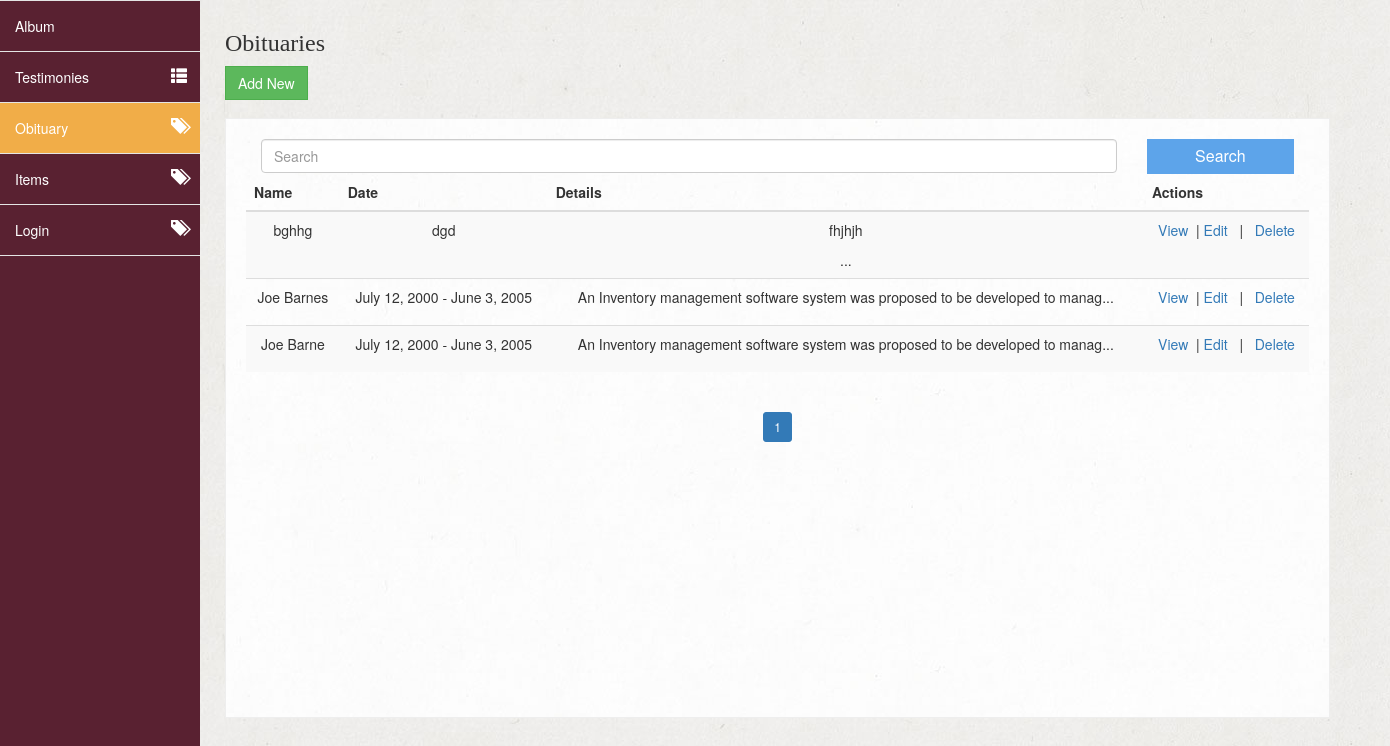
Page /views/obituary-grid.php (signed in) on the earlier database version.
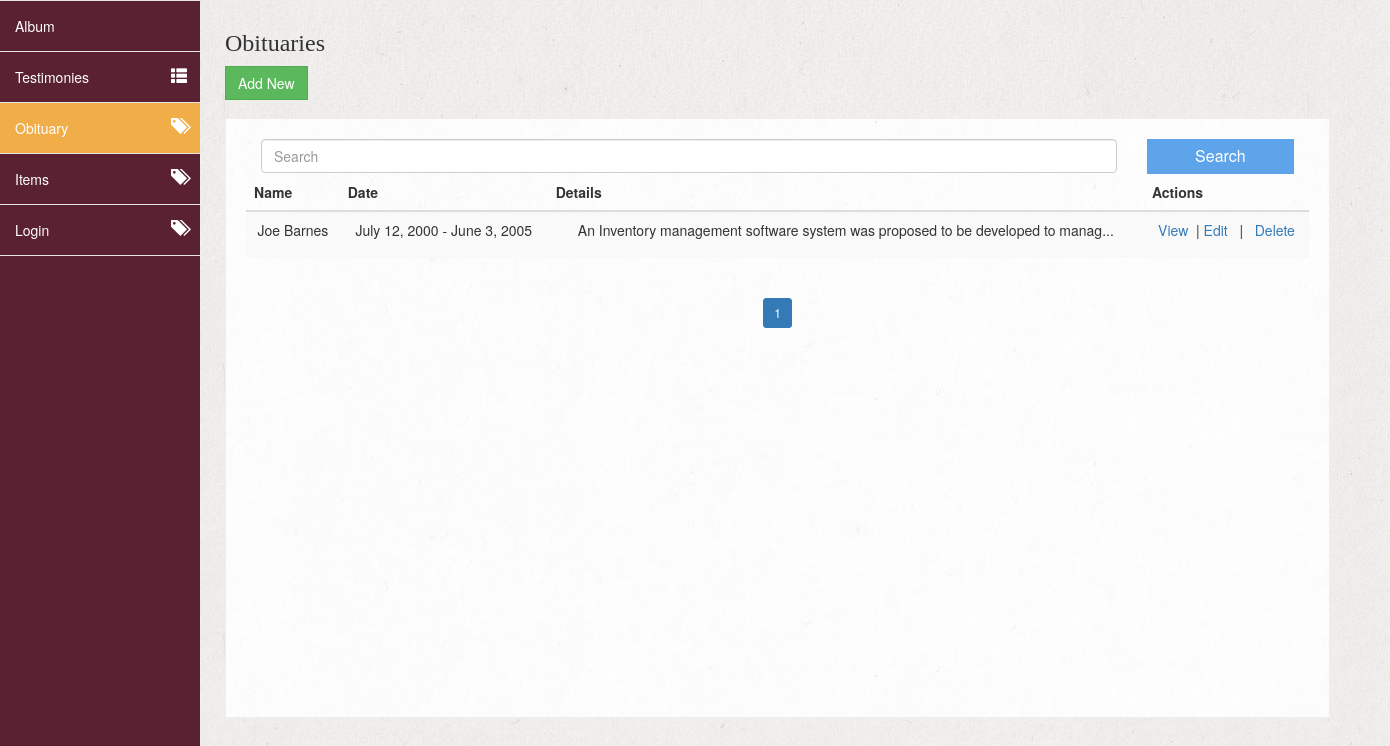
Same page on the later database version.
### tables this page shows
CREATE TABLE `obituaries` (
  `id` int(11) NOT NULL,
  `photo` varchar(255) DEFAULT NULL,
  `name` varchar(50) NOT NULL,
  `details` text NOT NULL,
  `date` varchar(50) DEFAULT NULL
);

### public/services/ObituaryService.php (called while the page is built, shortened)
<?php
require_once '../common/Databaseservice.php';
require_once '../classes/Obituary.php';
class ObituaryService
{
    private $_count;
    private $_LIMIT;
    public function __construct(){
        $this->_LIMIT = 10;
    }
    public function getNumberOfPages(){
        return ceil($this->_count /$this->_LIMIT);
    }
    public function getCount(){
        $db = Database::getInstance();
        $result = $db->query('select count(*) as count from obituaries');
        $this->_count = $result->fetch_assoc()['count'];
        return $this->_count;
    }
    public function getByLimit($page_num = 1, $limit = 10, $name = ''){
         global $_CONFIG;
        $db = Database::getInstance();
        $this->_LIMIT = $limit;
        $this->getCount();
		$start = $this->_LIMIT * ($page_num-1);
	    $list = [];
	    $limitQuery = "{$start},{$limit}";
        $name = $db->escape_string($name);
	    $nameQuery = " name like '%{$name}%' ";
		if($results = $db->query("select * from obituaries where {$nameQuery} order by id desc limit {$limitQuery}"))
		{
		    $i =0;
		    while($obj = $results->fetch_assoc()){
               $result = new Obituary();
               $result->setId($obj["id"]);
               $result->setName($obj["name"]);
               $result->setDetails($obj["details"]);
               if(isset($obj["photo"])){
                      $result->setPath($_CONFIG["UPLOADS"].$obj["photo"]);
               }
               $result->setDate($obj["date"]);
                $list[$i] = $result;
                $i++;
            }
	    }
		 return $list;
    }
}
?>

### public/config/Config.php (called while the page is built, shortened)
<?php
$_CONFIG = [
        "DATABASECONFIG" => [
            "SERVER" =>"127.0.0.1",
            "USERNAME" => "root",
            "PASSWORD" => "",
            "DATABASE" => "gardenfh_db"
        ],
        "UPLOADS"=> "..\\uploads\\",
];

### public/classes/Obituary.php (called while the page is built, shortened)
<?php
class Obituary{
    private $_id;
    private $_name;
    private $_date;
    private $_details;
    public function getId(){
        return $this->_id;
    }
    public function setId($id){
        $this->_id=$id;
    }
    public function getName(){
        return $this->_name;
    }
    public function setName($name){
        $this->_name = $name;
    }
    public function getDetails(){
        return $this->_details;
    }
    public function setDetails($details){
        $this->_details = $details;
    }
    public function getDate(){
        return $this->_date;
    }
    public function setDate($date){
        $this->_date = $date;
    }
}

### public/views/obituary-grid.php (the view, shortened to what the changed rows need)
<?php
require('../services/ObituaryService.php');
 $obituaryService = new ObituaryService();
    $page_num = 1;
    if(isset($_GET["q"])){
       $obituaryList = $obituaryService->getByLimit($page_num, 10, $_GET["q"]);
    }else{
       $obituaryList = $obituaryService->getByLimit($page_num, 10);
    }
    $numberOfPages = $obituaryService->getNumberOfPages();
?>
<?php require_once('admin-sidebar.php'); ?>
<div class="container" style="padding-right: 50px;">
 <div class="col-md-12">
            <div class="card row" style="min-height:600px !important">
                <br />
                <table class="table table-striped">
                    <thead>
                        <tr>
                            <th>Name</th>
                            <th>Date</th>
                            <th>Details</th>
                            <th>Actions</th>
                        </tr>
                    </thead>
                    <tbody>
                       <?php foreach($obituaryList as $obituary) : ?>
                        <tr>
                            <td><?= $obituary->getName()?></td>
                            <td><?= $obituary->getDate()?></td>
                            <td>
                            <?php $end= (strlen($obituary->getDetails()) > 80 )? 80 : strlen($obituary->getDetails());  ?>
                            <?= substr($obituary->getDetails(), 0, $end).'...'; ?></td>
                            <td>
                                <a href=<?= './obituary-view.php?id='.$obituary->getId()?>>View</a> &nbsp|
                                <a href=<?= './obituary-management.php?id='.$obituary->getId()?>>Edit</a> &nbsp | &nbsp
                                <a href="<?='../actions/obituary-actions.php?id='.$obituary->getId().'&delete=yes'?>">Delete</a>
                            </td>
                        </tr>
                        <?php endforeach; ?>
                    </tbody>
                </table>
                 <div class="row text-center">
               <nav aria-label="..." style=" position: relative; margin: auto 0;">
                <ul class="pagination pagination-sm">
                    <?php for( $i =1; $i <= $numberOfPages; $i++):?>
                    <li class="page-item <?=($page_num == $i)?'active':''?>"><a class="page-link" <?=($page_num == $i)?' ':"href= 'obituary-grid.php?page_num=$i'"?> > <?=$i ?></a></li>
                    <?php endfor;?>
                </ul>
                </nav>
              </div>
            </div>
        </div>
</div>

Differences in the rows shown:
removed obituaries: name "bghhg", date "dgd", details "fhjhjh"
removed obituaries: name "Joe Barne", date "July 12, 2000 - June 3, 2005", details "An Inventory management software system was proposed to be developed to manag"
